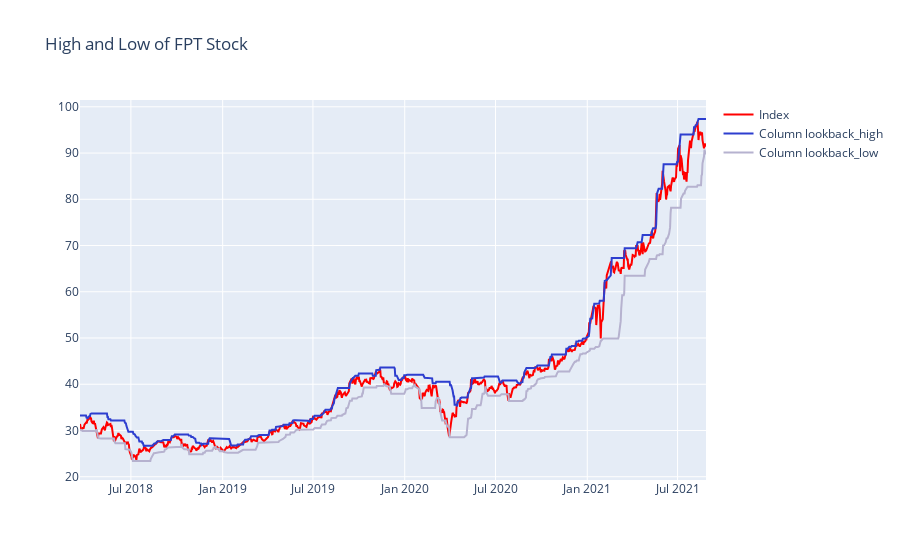

Notebook source saved alongside this figure:
### Code cell
lookback_days = 20
lookback_high, lookback_low = functions.get_high_lows_lookback(high, low, lookback_days)
visualizations.plot_high_low(
    close['FPT'].iloc[3000:],
    lookback_high['FPT'].iloc[3000:],
    lookback_low['FPT'].iloc[3000:],
    'High and Low of {} Stock'.format('FPT'))

### Figure 1 — Plotly figure (JSON) as saved in the notebook; plotly's stock layout.template omitted (floating-point values rounded to 4 significant figures; data arrays with more than 128 entries replaced by an {"elided": "..."} marker saying what was removed)
{"data": [{"line": {"color": "red"}, "name": "Index", "type": "scatter", "x": {"elided": "863 str values"}, "y": {"elided": "863 float values"}}, {"line": {"color": "#2D3ECF"}, "name": "Column lookback_high", "type": "scatter", "x": {"elided": "863 str values"}, "y": {"elided": "863 float values"}}, {"line": {"color": "#B6B2CF"}, "name": "Column lookback_low", "type": "scatter", "x": {"elided": "863 str values"}, "y": {"elided": "863 float values"}}], "layout": {"title": {"text": "High and Low of FPT Stock"}}}
